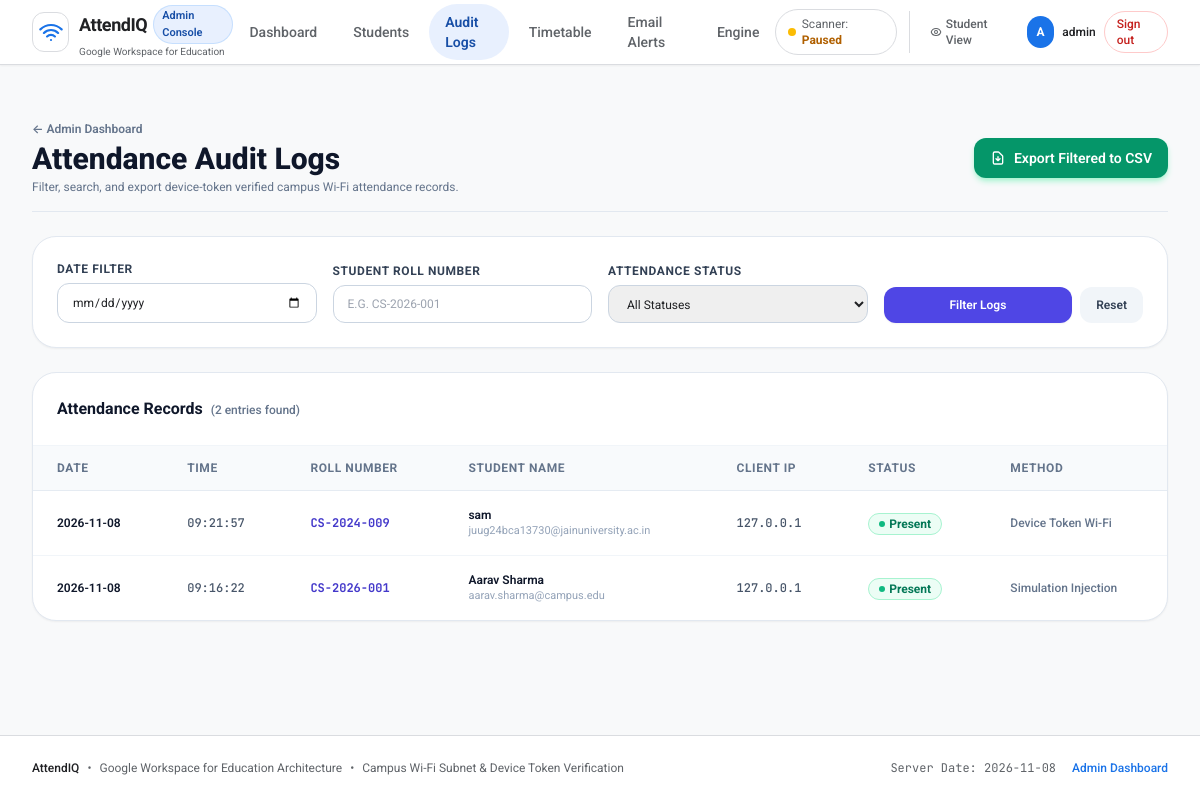
/admin/logs (signed in), run on the app's committed database.
### tables this page shows
CREATE TABLE attendance_logs (
                id INTEGER PRIMARY KEY AUTOINCREMENT,
                student_id INTEGER NOT NULL,
                date TEXT NOT NULL,
                timestamp TEXT NOT NULL,
                status TEXT NOT NULL DEFAULT 'Present',
                detection_method TEXT NOT NULL DEFAULT 'Wi-Fi ARP Scan', course_id INTEGER DEFAULT 1, user_id INTEGER, client_ip TEXT DEFAULT '127.0.0.1',
                FOREIGN KEY (student_id) REFERENCES students(id) ON DELETE CASCADE,
                UNIQUE(student_id, date)
            );

CREATE TABLE "students" (
                    id INTEGER PRIMARY KEY AUTOINCREMENT,
                    full_name TEXT NOT NULL,
                    name TEXT,
                    roll_number TEXT UNIQUE NOT NULL,
                    email TEXT NOT NULL,
                    device_token TEXT UNIQUE,
                    mac_address TEXT DEFAULT '',
                    registered_at TEXT NOT NULL,
                    registered_date TEXT
                );

### app.py (the view)
@app.route("/admin/logs")
@admin_required
def admin_logs():
    date_filter = request.args.get("date", "").strip()
    roll_filter = request.args.get("roll_number", "").strip()
    status_filter = request.args.get("status", "").strip()
    logs = Attendance.get_logs(
        date_filter=date_filter if date_filter else None,
        roll_number=roll_filter if roll_filter else None,
        status_filter=status_filter if status_filter else None,
        limit=500
    )
    return render_template(
        "admin/logs.html",
        logs=logs,
        date_filter=date_filter,
        roll_filter=roll_filter,
        status_filter=status_filter
    )

### app.py (called while the page is built)
def admin_required(f):
    @wraps(f)
    def decorated_function(*args, **kwargs):
        if "admin_id" not in session:
            flash("Please sign in to access the administrator panel.", "warning")
            return redirect(url_for("login", next=request.url))
        return f(*args, **kwargs)
    return decorated_function

@app.context_processor
def inject_global_data():
    client_ip = get_client_ip()
    is_wifi, wifi_info = verify_campus_wifi(client_ip)
    time_window = evaluate_checkin_window()
    time_settings = Settings.get_time_window_settings()
    return {
        "current_admin": session.get("admin_username"),
        "scanner_is_running": scanner_service.is_running(),
        "today_date": date.today().isoformat(),
        "active_period": Timetable.get_current_active_period(),
        "client_ip": client_ip,
        "is_campus_wifi": is_wifi,
        "wifi_info": wifi_info,
        "time_window": time_window,
        "time_settings": time_settings
    }

### attendance_security.py (called while the page is built, shortened)
def get_client_ip(req=None) -> str:
    active_req = req or request
    x_forwarded_for = active_req.headers.get("X-Forwarded-For")
    if x_forwarded_for:
        ip = x_forwarded_for.split(",")[0].strip()
    else:
        ip = active_req.remote_addr or "127.0.0.1"
    if ip.startswith("::ffff:"):
        ip = ip[7:]
    elif ip == "::1":
        ip = "127.0.0.1"
    return ip

def verify_campus_wifi(client_ip: str = None) -> tuple[bool, dict]:
    from models import Settings
    ip_str = client_ip or get_client_ip()
    authorized_subnets_str = Settings.get("authorized_subnet", "192.168.1.0/24")
    allow_localhost = Settings.get("allow_localhost", "1") == "1"
    if allow_localhost and ip_str in ("127.0.0.1", "localhost"):
        return True, {
            "authorized": True,
            "client_ip": ip_str,
            "matched_subnet": "127.0.0.1/32 (Localhost Dev Mode)",
            "message": f"Connected via verified local interface ({ip_str})."
        }

### database.py (called while the page is built)
@contextmanager
def get_db():
    conn = sqlite3.connect(config.DATABASE_PATH, timeout=20.0)
    conn.row_factory = sqlite3.Row
    conn.execute("PRAGMA foreign_keys = ON")
    try:
        yield conn
        conn.commit()
    except Exception:
        conn.rollback()
        raise
    finally:
        conn.close()

### scanner.py (called while the page is built)
    def is_running(self) -> bool:
        return self._thread is not None and self._thread.is_alive()

### templates/admin/logs.html (shortened to what this page needs)
{% extends "base.html" %}
{% block content %}
<div class="space-y-6 py-4">
    <div class="flex flex-col sm:flex-row sm:items-center justify-between gap-4 pb-4 border-b border-slate-200">
        <div>
            <div class="flex items-center gap-2">
                <a href="{{ url_for('admin_dashboard') }}" class="text-xs font-semibold text-slate-500 hover:text-indigo-600">
                    &larr; Admin Dashboard
                </a>
            </div>
            <h1 class="text-2xl sm:text-3xl font-extrabold text-slate-900 mt-1">
                Attendance Audit Logs
            </h1>
            <p class="text-xs text-slate-500 mt-0.5">Filter, search, and export device-token verified campus Wi-Fi attendance records.</p>
        </div>
        <div>
            <a href="{{ url_for('export_csv', date=date_filter, roll_number=roll_filter, status=status_filter) }}" class="inline-flex items-center gap-2 px-4 py-2.5 rounded-xl bg-emerald-600 hover:bg-emerald-700 text-white text-xs sm:text-sm font-semibold shadow-md shadow-emerald-200 transition-all">
                <svg class="w-4 h-4" fill="none" stroke="currentColor" viewBox="0 0 24 24">
                    <path stroke-linecap="round" stroke-linejoin="round" stroke-width="2" d="M12 10v6m0 0l-3-3m3 3l3-3m2 8H7a2 2 0 01-2-2V5a2 2 0 012-2h5.586a1 1 0 01.707.293l5.414 5.414a1 1 0 01.293.707V19a2 2 0 01-2 2z"/>
                </svg>
                Export Filtered to CSV
            </a>
        </div>
    </div>
    <div class="bg-white rounded-3xl p-6 border border-slate-200 shadow-sm">
        <form action="{{ url_for('admin_logs') }}" method="GET" class="grid grid-cols-1 sm:grid-cols-2 lg:grid-cols-4 gap-4 items-end">
            <div>
                <label for="date" class="block text-xs font-bold text-slate-700 uppercase tracking-wider mb-1.5">
                    Date Filter
                </label>
                <input type="date" id="date" name="date" value="{{ date_filter }}"
                       class="w-full px-3.5 py-2.5 rounded-xl border border-slate-300 text-xs focus:outline-none focus:ring-2 focus:ring-indigo-500 focus:border-transparent">
            </div>
            <div>
                <label for="roll_number" class="block text-xs font-bold text-slate-700 uppercase tracking-wider mb-1.5">
                    Student Roll Number
                </label>
                <input type="text" id="roll_number" name="roll_number" value="{{ roll_filter }}"
                       placeholder="e.g. CS-2026-001"
                       class="w-full px-3.5 py-2.5 rounded-xl border border-slate-300 text-xs uppercase focus:outline-none focus:ring-2 focus:ring-indigo-500 focus:border-transparent">
            </div>
            <div>
                <label for="status" class="block text-xs font-bold text-slate-700 uppercase tracking-wider mb-1.5">
                    Attendance Status
                </label>
                <select id="status" name="status" class="w-full px-3.5 py-2.5 rounded-xl border border-slate-300 text-xs focus:outline-none focus:ring-2 focus:ring-indigo-500 focus:border-transparent">
                    <option value="">All Statuses</option>
                </select>
            </div>
            <div class="flex items-center gap-2">
                <button type="submit" class="flex-1 py-2.5 px-4 rounded-xl bg-indigo-600 hover:bg-indigo-700 text-white font-semibold text-xs transition-colors shadow-sm">
                    Filter Logs
                </button>
                <a href="{{ url_for('admin_logs') }}" class="py-2.5 px-4 rounded-xl bg-slate-100 hover:bg-slate-200 text-slate-700 font-semibold text-xs transition-colors text-center">
                    Reset
                </a>
            </div>
        </form>
    </div>
    <div class="bg-white rounded-3xl border border-slate-200 shadow-sm overflow-hidden">
        <div class="p-6 border-b border-slate-100 flex items-center justify-between">
            <h3 class="text-base font-bold text-slate-900">
                Attendance Records <span class="text-xs font-medium text-slate-500 ml-1">({{ logs|length }} entries found)</span>
            </h3>
        </div>
        {% if logs %}
        <div class="overflow-x-auto">
            <table class="w-full text-left text-sm">
                <thead class="bg-slate-50 border-b border-slate-200/80 text-xs uppercase font-semibold text-slate-500 tracking-wider">
                    <tr>
                        <th class="py-3.5 px-6">Date</th>
                        <th class="py-3.5 px-6">Time</th>
                        <th class="py-3.5 px-6">Roll Number</th>
                        <th class="py-3.5 px-6">Student Name</th>
                        <th class="py-3.5 px-6">Client IP</th>
                        <th class="py-3.5 px-6">Status</th>
                        <th class="py-3.5 px-6">Method</th>
                    </tr>
                </thead>
                <tbody class="divide-y divide-slate-100 font-medium text-slate-700">
                    {% for log in logs %}
                    <tr class="hover:bg-slate-50/80 transition-colors">
                        <td class="py-4 px-6 text-slate-900 font-semibold text-xs whitespace-nowrap">
                            {{ log.date }}
                        </td>
                        <td class="py-4 px-6 font-mono text-xs text-slate-600 whitespace-nowrap">
                            {{ log.timestamp }}
                        </td>
                        <td class="py-4 px-6 font-mono text-xs font-bold text-indigo-700 whitespace-nowrap">
                            <a href="{{ url_for('student_profile', roll_number=log.roll_number) }}" class="hover:underline">
                                {{ log.roll_number }}
                            </a>
                        </td>
                        <td class="py-4 px-6 text-slate-900 font-semibold text-xs">
                            {{ log.full_name or log.name }}
                            <div class="text-[11px] text-slate-400 font-normal">{{ log.email }}</div>
                        </td>
                        <td class="py-4 px-6 font-mono text-xs text-slate-600 whitespace-nowrap">
                            {{ log.client_ip or '—' }}
                        </td>
                        <td class="py-4 px-6 whitespace-nowrap">
                            {% if log.status == 'Present' %}
                            <span class="inline-flex items-center gap-1 px-2.5 py-0.5 rounded-full text-xs font-bold bg-emerald-50 text-emerald-700 border border-emerald-200">
                                <span class="w-1.5 h-1.5 rounded-full bg-emerald-500"></span>
                                Present
                            </span>
                            {% elif log.status == 'Late' %}
                            <span class="inline-flex items-center gap-1 px-2.5 py-0.5 rounded-full text-xs font-bold bg-amber-50 text-amber-700 border border-amber-200">
                                <span class="w-1.5 h-1.5 rounded-full bg-amber-500"></span>
                                Late
                            </span>
                            {% else %}
                            <span class="inline-flex items-center gap-1 px-2.5 py-0.5 rounded-full text-xs font-bold bg-slate-100 text-slate-700 border border-slate-200">
                                {{ log.status }}
                            </span>
                            {% endif %}
                        </td>
                        <td class="py-4 px-6 text-xs text-slate-500 whitespace-nowrap">
                            {{ log.detection_method or 'Device Token Wi-Fi' }}
                        </td>
                    </tr>
                    {% endfor %}
                </tbody>
            </table>
        </div>
        {% endif %}
    </div>
</div>
{% endblock %}

### templates/base.html (style rules this page uses)
body { font-family: 'Roboto', system-ui, -apple-system, sans-serif; background-color: #f8f9fa; color: #202124; }

### data on the page
attendance_logs: date "2026-11-08", timestamp "09:21:57", roll_number "CS-2024-009", full_name "sam", email "juug24bca13730@jainuniversity.ac.in", client_ip "127.0.0.1", status "Present" (drawn), detection_method "Device Token Wi-Fi"
attendance_logs: date "2026-11-08", timestamp "09:16:22", roll_number "CS-2026-001", full_name "Aarav Sharma", email "aarav.sharma@campus.edu", client_ip "127.0.0.1", status "Present" (drawn), detection_method "Simulation Injection"

### other printed values
{{ current_admin[:1]|upper }} "A"
{{ current_admin }} "admin"
{{ logs|length }} "2"
